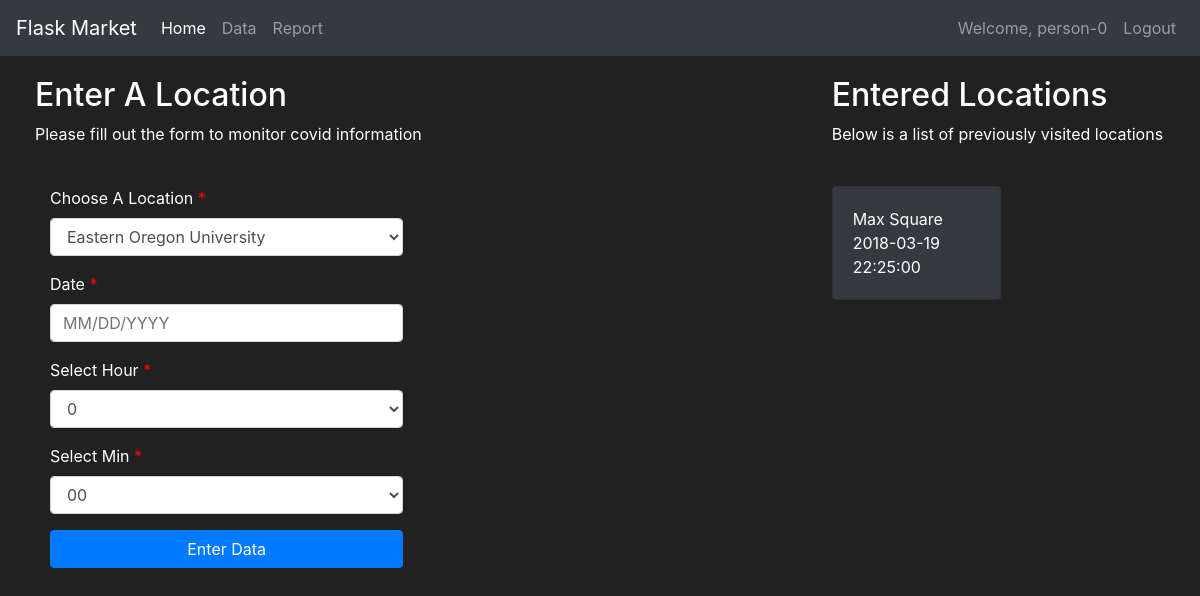
Screenshot of /data (signed in) with the database file from the repository.
### tracker/models.py (models this page shows, shortened)
class User(db.Model, UserMixin):
    first = db.Column(db.String(length=30), nullable=False)
    last = db.Column(db.String(length=30), nullable=False)
    username = db.Column(db.String(length=30), nullable=False, unique=True)
    password_hash = db.Column(db.String(length=60), nullable=False)
    is_infected = db.Column(db.Boolean(), nullable=False, default=False)
    infection_chance = db.Column(db.Float(), nullable=False, default=0)
    id = db.Column(db.Integer(), primary_key=True)
    @property
    def password(self):
        return self.password

class Location(db.Model):
    id = db.Column(db.Integer(), primary_key=True)
    name = db.Column(db.String(length=30), nullable=False)
    infection = db.Column(db.Float(), nullable=False, default=0.0)
    owner = db.Column(db.Integer(), db.ForeignKey('user.id'))
    date = db.Column(db.Date(), default='2020-01-01 12:00')
    time = db.Column(db.Time(), default='00:00')

### tracker/routes.py (the view, shortened to what this page needs)
@app.route('/data', methods=['GET', 'POST'])
@login_required
def data_page():
    data_form = EnterDataForm()
    if request.method == "GET":
        owned_locations = Location.query.filter_by(owner=current_user.id)
        return render_template('data.html', data_form=data_form, owned_locations=owned_locations)

### tracker/forms.py (shortened to what this page needs)
class EnterDataForm(FlaskForm):
    enter_data = SubmitField(label='Enter Data')
    update_user = SubmitField(label='Update User')
    update_location = SubmitField(label='Update Location')

### tracker/models.py (called while the page is built)
@login_manager.user_loader
def load_user(user_id):
    return User.query.get(int(user_id))

### tracker/templates/data.html (shortened to what this page needs)
{% extends 'base.html' %}
{% block content %}
<div class="row" style="margin-top:20px; margin-left:20px">
    <div class="col-8">
        <h2>Enter A Location</h2>
        <p>Please fill out the form to monitor covid information</p>
        <br>
        <div class="container-fluid">
            <div class="row">
                <div class="col-md-6 col-sm-6 col-xs-12">
                    <form method="POST">
                        <div class="form-group ">
                            <label class="control-label requiredField" for="Location"> Choose A Location
                                <span class="asteriskField">
                                    *
                                </span>
                            </label>
                            <select class="select form-control" id="Location" name="Location">
                                <option value="Eastern Oregon University"> Eastern Oregon University </option>
                            </select>
                        </div>
                        <div class="form-group ">
                            <label class="control-label requiredField" for="date"> Date
                                <span class="asteriskField">
                                    *
                                </span>
                            </label>
                            <input class="form-control" id="date" name="date" placeholder="MM/DD/YYYY" type="text" />
                        </div>
                        <div class="form-group ">
                            <label class="control-label requiredField" for="Hour"> Select Hour
                                <span class="asteriskField">
                                    *
                                </span>
                            </label>
                            <select class="select form-control" id="Hour" name="Hour">
                                {% for i in range(24) %}
                                <option value="{{ i }}"> {{ i }} </option>
                                {% endfor %}
                            </select>
                        </div>
                        <div class="form-group ">
                            <label class="control-label requiredField" for="Min"> Select Min
                                <span class="asteriskField">
                                    *
                                </span>
                            </label>
                            <select class="select form-control" id="Min" name="Min">
                                <option value="00"> 00 </option>
                            </select>
                        </div>
                        <div class="form-group">
                            <div>
                                {{ data_form.enter_data( class="btn btn-primary btn-block")}}
                            </div>
                        </div>
                    </form>
                </div>
            </div>
        </div>
    </div>
    <div class="col-4">
        <h2>Entered Locations</h2>
        <p>Below is a list of previously visited locations</p>
        <br>
        <div class="row">
            {% for owned_location in owned_locations %}
            <div class="col-md-6">
                <div style="margin-bottom: 5px" class="card text-left bg-dark">
                    <div class="card-body">
                        {{ owned_location.name }}
                        <br>
                        {{ owned_location.date }}
                        <br>
                        {{ owned_location.time }}
                    </div>
                </div>
            </div>
            {% endfor %}
        </div>
    </div>
</div>
{% endblock %}

### tracker/templates/base.html (shortened to what this page needs)
<!doctype html>
<html lang="en">
<head>
    <link rel="stylesheet" href="https://cdn.jsdelivr.net/npm/bootstrap@4.5.3/dist/css/bootstrap.min.css">
</head>
<body>
    <nav class="navbar navbar-expand-md navbar-dark bg-dark"> <a class="navbar-brand" href="#">Flask Market</a>
        <div class="collapse navbar-collapse" id="navbarNav">
            <ul class="navbar-nav mr-auto">
                {% if current_user.username != 'admin' %}
                <li class="nav-item active"> <a class="nav-link" href="{{ url_for('home_page') }}">Home <span class="sr-only">(current)</span></a> </li>
                <li class="nav-item"> <a class="nav-link" href="{{ url_for('data_page') }}">Data</a> </li>
                <li class="nav-item"> <a class="nav-link" href="{{ url_for('report_page') }}">Report</a> </li>
                {% endif %}
            </ul>
            {% if current_user.is_authenticated %}
            <ul class="navbar-nav">
                <li class="nav-item"> <a class="nav-link">Welcome, {{ current_user.username }}</a> </li>
                <li class="nav-item"> <a class="nav-link" href="{{ url_for('logout_page') }}">Logout</a> </li>
            </ul> {% else %}
            <ul class="navbar-nav">
                <li class="nav-item"> <a class="nav-link" href="{{ url_for('login_page') }}">Login</a> </li>
                <li class="nav-item"> <a class="nav-link" href="{{ url_for('register_page') }}">Register</a> </li>
            </ul> {% endif %}
        </div>
    </nav>
    {% block content %}
    {% endblock %}
    <link rel="stylesheet" href="https://cdnjs.cloudflare.com/ajax/libs/bootstrap-datepicker/1.4.1/css/bootstrap-datepicker3.css" />
</body>
</html>

### tracker/templates/data.html (style rules this page uses)
.asteriskField { color: red; }

### tracker/templates/base.html (style rules this page uses)
body { background-color: #212121; color: white }

### rows the page displays
User: username "person-0"
Location: name "Max Square", date "2018-03-19", time "22:25:00"

### other values shown
form field Hour "0"
